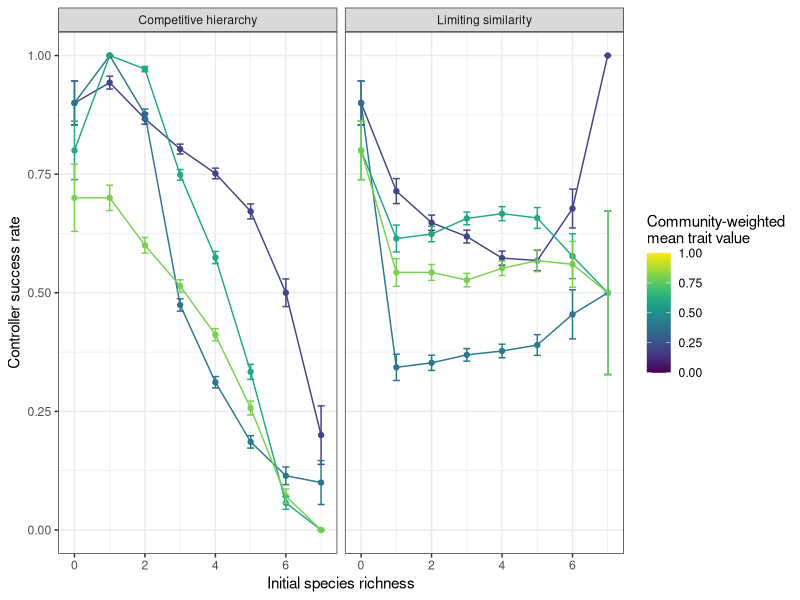

R code for this plot:
library(ggplot2)
library(ggpubr)
library(dplyr)
library(viridis)

data_ch = read.csv('competitive_hierarchy_mpc_stats_7n.csv') %>% mutate(Hypothesis='Competitive hierarchy')
data_ls = read.csv('limiting_similarity_mpc_stats_7n.csv') %>% mutate(Hypothesis='Limiting similarity')

data_all = rbind(data_ch, data_ls) %>% select(-X)

g_perf = ggplot(data_all, aes(y=Controller_Success,
                     color=Target_Trait_Composition, 
                     x=Initial_Richness,
                     group=Target_Trait_Composition,
                     ymin=Controller_Success-Confidence_Interval_95/2,
                     ymax=Controller_Success+Confidence_Interval_95/2)) +
  geom_point() +
  geom_line() + 
  geom_errorbar(width=0.2) +
  facet_wrap(~Hypothesis) +
  ylim(0,1) +
  theme_bw() +
  scale_color_viridis(name='Community-weighted\nmean trait value',lim=c(0,1)) +
  ylab("Controller success rate") +
  xlab("Initial species richness")
  


ggsave(g_perf,file='g_mpc_success_rate.png',width=7,height=4)
